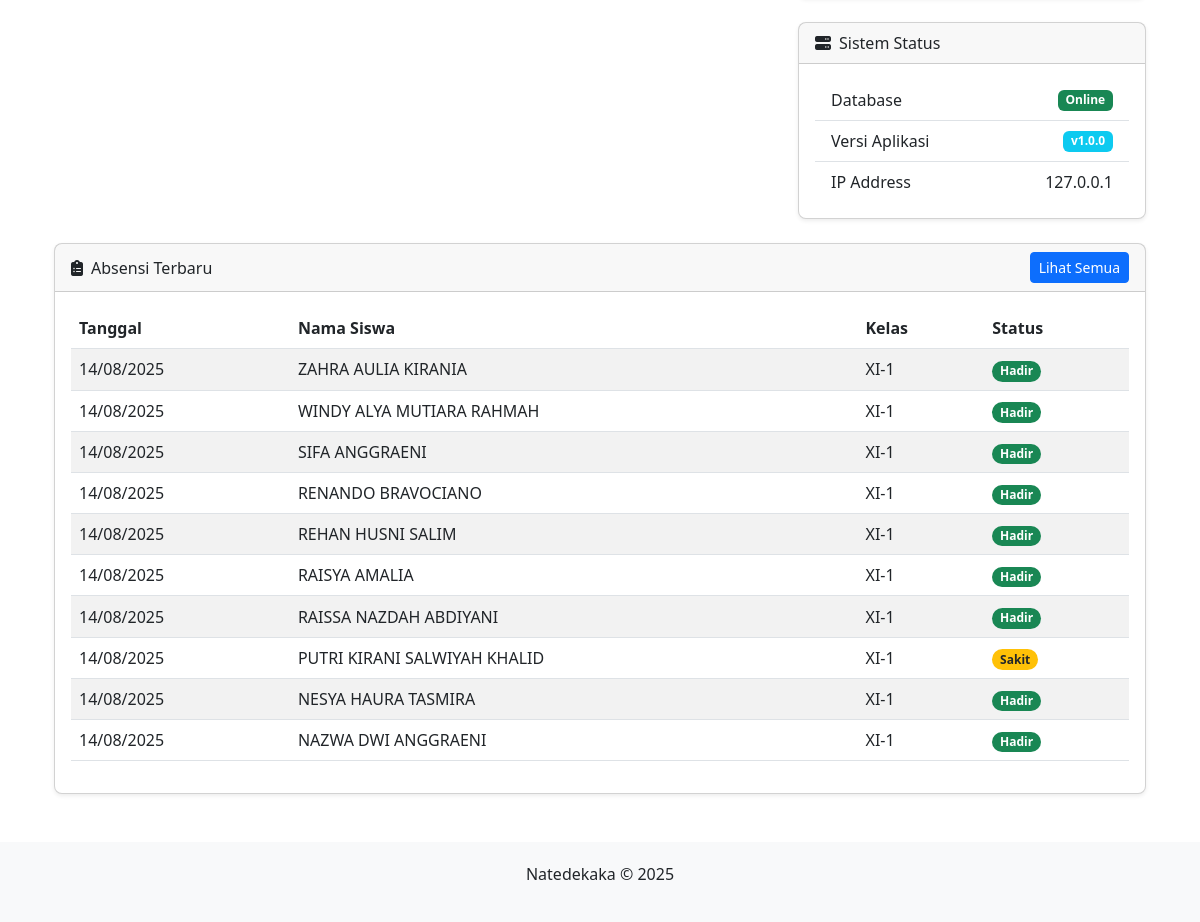
The page /dashboard/index.php (signed in, lower part) on the database as committed earlier.
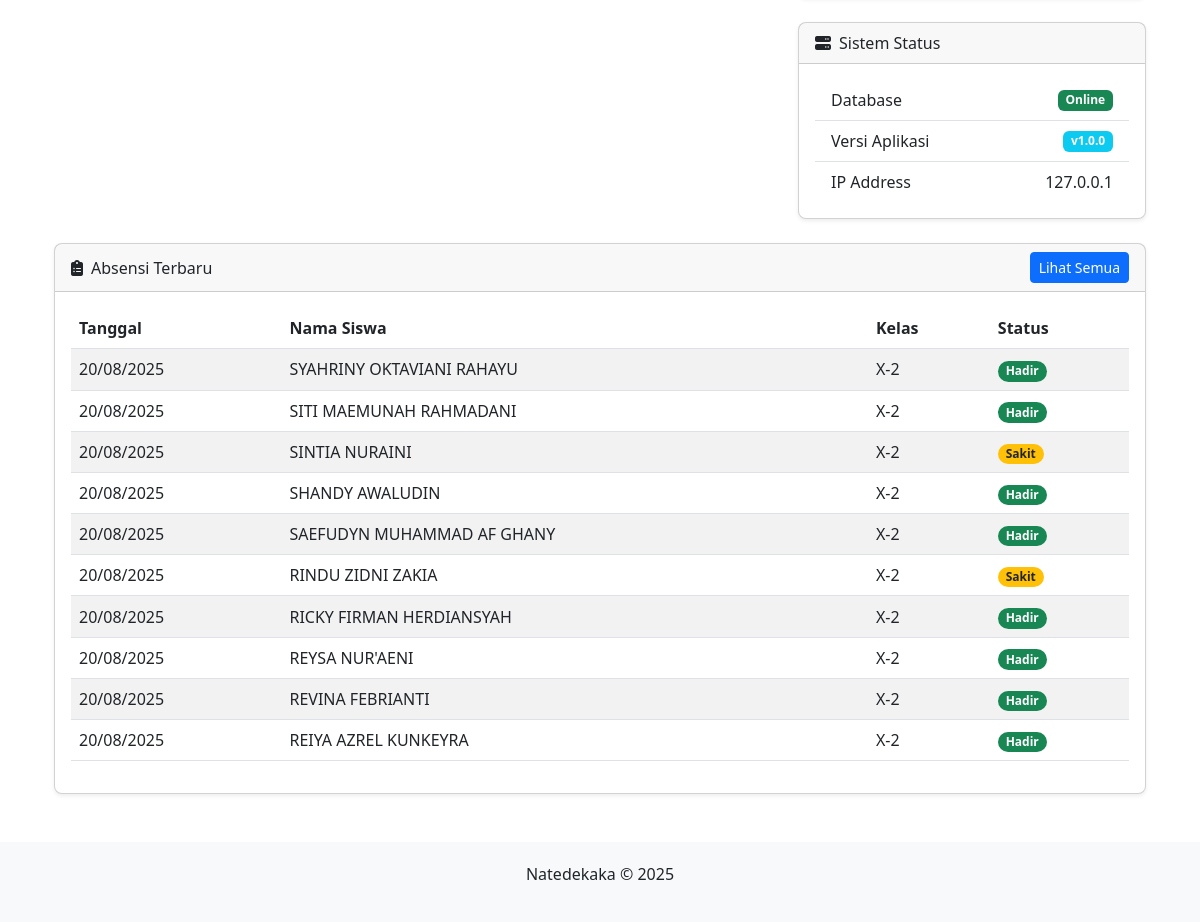
The same page on the database as committed later.
### tables this page shows
CREATE TABLE `absensi` (
  `id` int(11) NOT NULL,
  `siswa_id` int(11) NOT NULL,
  `tanggal` date NOT NULL,
  `status` enum('Hadir','Sakit','Izin','Alfa','Terlambat') NOT NULL
);

CREATE TABLE `siswa` (
  `id` int(11) NOT NULL,
  `nis` varchar(20) NOT NULL,
  `nisn` varchar(20) NOT NULL,
  `nama` varchar(100) NOT NULL,
  `kelas_id` int(11) NOT NULL,
  `jenis_kelamin` enum('Laki-laki','Perempuan') DEFAULT NULL
);

CREATE TABLE `kelas` (
  `id` int(11) NOT NULL,
  `nama_kelas` varchar(10) NOT NULL,
  `wali_kelas` varchar(100) NOT NULL
);

### dashboard/index.php (the view, shortened to what this page needs)
<?php
include_once '../config.php';
$sql = "SELECT a.id, a.tanggal, a.status, s.nama AS nama_siswa, k.nama_kelas
        FROM absensi a
        JOIN siswa s ON a.siswa_id = s.id
        JOIN kelas k ON s.kelas_id = k.id
        ORDER BY a.tanggal DESC, a.id DESC
        LIMIT 10";
$absensi_terbaru = $koneksi->query($sql);
?>
<?php include '../includes/header.php'; ?>
<div class="container mt-4">
    <div class="row mb-4">
        <div class="col-md-8">
        </div>
        <div class="col-md-4">
            <div class="card shadow-sm rounded-3">
                <div class="card-header">
                    <i class="fas fa-server me-2"></i>Sistem Status
                </div>
                <div class="card-body">
                    <ul class="list-group list-group-flush">
                        <li class="list-group-item d-flex justify-content-between align-items-center">
                            Database
                            <span class="badge bg-success">Online</span>
                        </li>
                        <li class="list-group-item d-flex justify-content-between align-items-center">
                            Versi Aplikasi
                            <span class="badge bg-info">v1.0.0</span>
                        </li>
                        <li class="list-group-item d-flex justify-content-between align-items-center">
                            IP Address
                            <span><?= $_SERVER['REMOTE_ADDR'] ?></span>
                        </li>
                    </ul>
                </div>
            </div>
        </div>
    </div>
    <div class="row">
        <div class="col-md-12">
            <div class="card shadow-sm rounded-3">
                <div class="card-header d-flex justify-content-between align-items-center">
                    <span><i class="fas fa-clipboard-list me-2"></i>Absensi Terbaru</span>
                    <a href="../absen/" class="btn btn-sm btn-primary">Lihat Semua</a>
                </div>
                <div class="card-body">
                    <div class="table-responsive">
                        <table class="table table-striped table-hover align-middle">
                            <thead>
                                <tr>
                                    <th>Tanggal</th>
                                    <th>Nama Siswa</th>
                                    <th>Kelas</th>
                                    <th>Status</th>
                                </tr>
                            </thead>
                            <tbody>
                                <?php if ($absensi_terbaru && $absensi_terbaru->num_rows > 0): ?>
                                    <?php while ($row = $absensi_terbaru->fetch_assoc()): ?>
                                        <tr>
                                            <td><?= date('d/m/Y', strtotime($row['tanggal'])) ?></td>
                                            <td><?= htmlspecialchars($row['nama_siswa']) ?></td>
                                            <td><?= htmlspecialchars($row['nama_kelas']) ?></td>
                                            <td>
                                                <span class="badge rounded-pill
                                                    <?= $row['status'] === 'Hadir' ? 'bg-success' : '' ?>
                                                    <?= $row['status'] === 'Sakit' ? 'bg-warning text-dark' : '' ?>
                                                    <?= $row['status'] === 'Izin' ? 'bg-info' : '' ?>
                                                    <?= $row['status'] === 'Alfa' ? 'bg-danger' : '' ?>
                                                    <?= $row['status'] === 'Terlambat' ? 'bg-secondary' : '' ?>">
                                                    <?= $row['status'] ?>
                                                </span>
                                            </td>
                                        </tr>
                                    <?php endwhile; ?>
                                <?php else: ?>
                                    <tr>
                                        <td colspan="4" class="text-center">Tidak ada data absensi</td>
                                    </tr>
                                <?php endif; ?>
                            </tbody>
                        </table>
                    </div>
                </div>
            </div>
        </div>
    </div>
</div>
<?php include '../includes/footer.php'; ?>

Rows that differ between the two databases and show on the page:
no longer on this page (row unchanged): absensi: tanggal "14/08/2025", siswa.nama "ZAHRA AULIA KIRANIA", kelas.nama_kelas "XI-1", status "Hadir"
no longer on this page (row unchanged): absensi: tanggal "14/08/2025", siswa.nama "WINDY ALYA MUTIARA RAHMAH", kelas.nama_kelas "XI-1", status "Hadir"
no longer on this page (row unchanged): absensi: tanggal "14/08/2025", siswa.nama "SIFA ANGGRAENI", kelas.nama_kelas "XI-1", status "Hadir"
no longer on this page (row unchanged): absensi: tanggal "14/08/2025", siswa.nama "RENANDO BRAVOCIANO", kelas.nama_kelas "XI-1", status "Hadir"
no longer on this page (row unchanged): absensi: tanggal "14/08/2025", siswa.nama "REHAN HUSNI SALIM", kelas.nama_kelas "XI-1", status "Hadir"
no longer on this page (row unchanged): absensi: tanggal "14/08/2025", siswa.nama "RAISYA AMALIA", kelas.nama_kelas "XI-1", status "Hadir"
no longer on this page (row unchanged): absensi: tanggal "14/08/2025", siswa.nama "RAISSA NAZDAH ABDIYANI", kelas.nama_kelas "XI-1", status "Hadir"
no longer on this page (row unchanged): absensi: tanggal "14/08/2025", siswa.nama "PUTRI KIRANI SALWIYAH KHALID", kelas.nama_kelas "XI-1", status "Sakit"
no longer on this page (row unchanged): absensi: tanggal "14/08/2025", siswa.nama "NESYA HAURA TASMIRA", kelas.nama_kelas "XI-1", status "Hadir"
no longer on this page (row unchanged): absensi: tanggal "14/08/2025", siswa.nama "NAZWA DWI ANGGRAENI", kelas.nama_kelas "XI-1", status "Hadir"
added absensi: tanggal "20/08/2025", siswa.nama "SYAHRINY OKTAVIANI RAHAYU", kelas.nama_kelas "X-2", status "Hadir"
added absensi: tanggal "20/08/2025", siswa.nama "SITI MAEMUNAH RAHMADANI", kelas.nama_kelas "X-2", status "Hadir"
added absensi: tanggal "20/08/2025", siswa.nama "SINTIA NURAINI", kelas.nama_kelas "X-2", status "Sakit"
added absensi: tanggal "20/08/2025", siswa.nama "SHANDY AWALUDIN", kelas.nama_kelas "X-2", status "Hadir"
added absensi: tanggal "20/08/2025", siswa.nama "SAEFUDYN MUHAMMAD AF GHANY", kelas.nama_kelas "X-2", status "Hadir"
added absensi: tanggal "20/08/2025", siswa.nama "RINDU ZIDNI ZAKIA", kelas.nama_kelas "X-2", status "Sakit"
added absensi: tanggal "20/08/2025", siswa.nama "RICKY FIRMAN HERDIANSYAH", kelas.nama_kelas "X-2", status "Hadir"
added absensi: tanggal "20/08/2025", siswa.nama "REYSA NUR'AENI", kelas.nama_kelas "X-2", status "Hadir"
added absensi: tanggal "20/08/2025", siswa.nama "REVINA FEBRIANTI", kelas.nama_kelas "X-2", status "Hadir"
added absensi: tanggal "20/08/2025", siswa.nama "REIYA AZREL KUNKEYRA", kelas.nama_kelas "X-2", status "Hadir"
